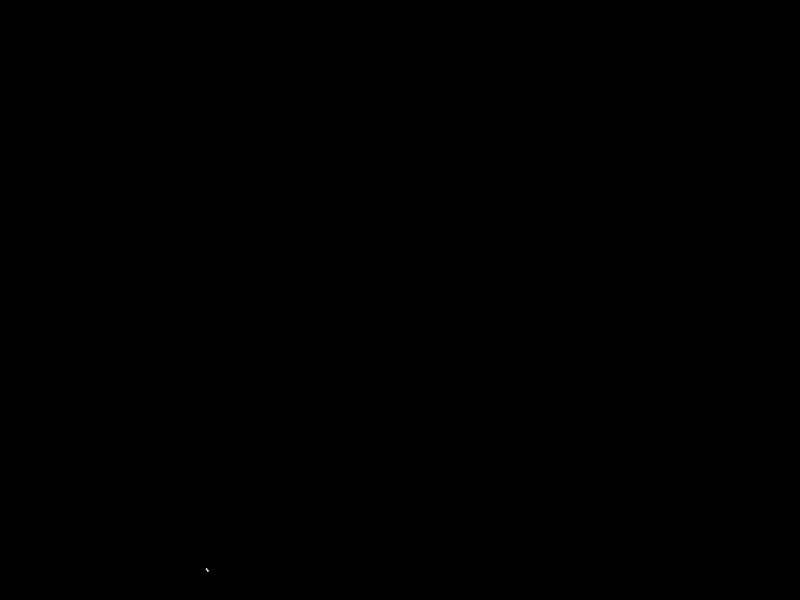
Frame 1 (no input)
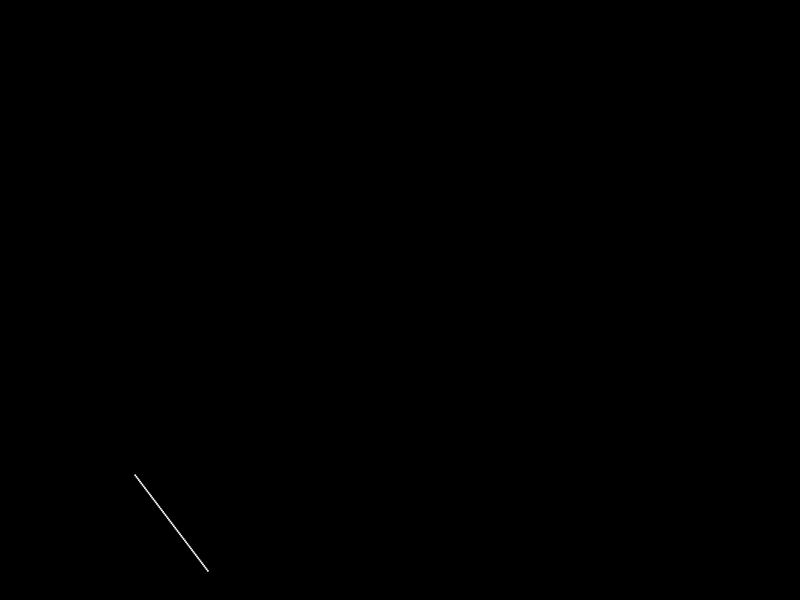
Frame 60 (the mouse pressed at the canvas centre just before this capture)
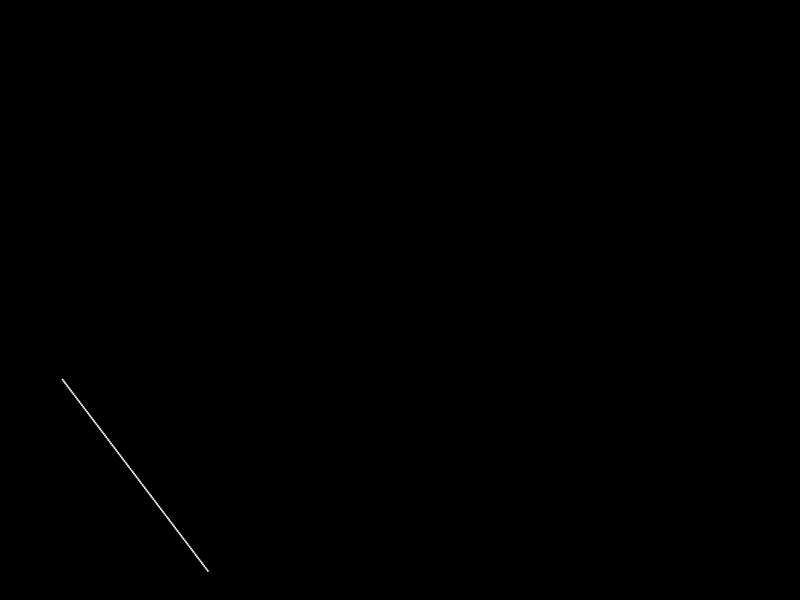
Frame 120 (the mouse held since frame 60 and released just before this capture)

The Processing sketch that drew these frames (run headless with seeded random() and noise(); from frame 60 on, the mouse is pressed at the canvas centre):

// Processing sketch: caneta
// ── caneta.pde

float coordX;
float coordY;
float prevCoordX;
float prevCoordY;

float angle;
float pen = 2;

void setup(){
  
frameRate(120);
size(800,600);
background(0);
noStroke();
fill(255);
angle = random(TWO_PI);

coordX = random(width);
coordY = random(height);

ellipse(coordX,coordY,pen,pen);

prevCoordX = coordX;
prevCoordY = coordY;

}


void draw(){

coordX = prevCoordX + (pen* cos(angle));
coordY = prevCoordY + (pen* sin(angle));

if ((coordX <= 0 || coordX >= width)|| (coordY <= 0 || coordY>= height)){
  angle = random(TWO_PI);
  coordX = prevCoordX + (pen* cos(angle));
  coordY = prevCoordY + (pen* sin(angle));
}

ellipse(coordX,coordY,pen,pen);

prevCoordX = coordX;
prevCoordY = coordY;



}
